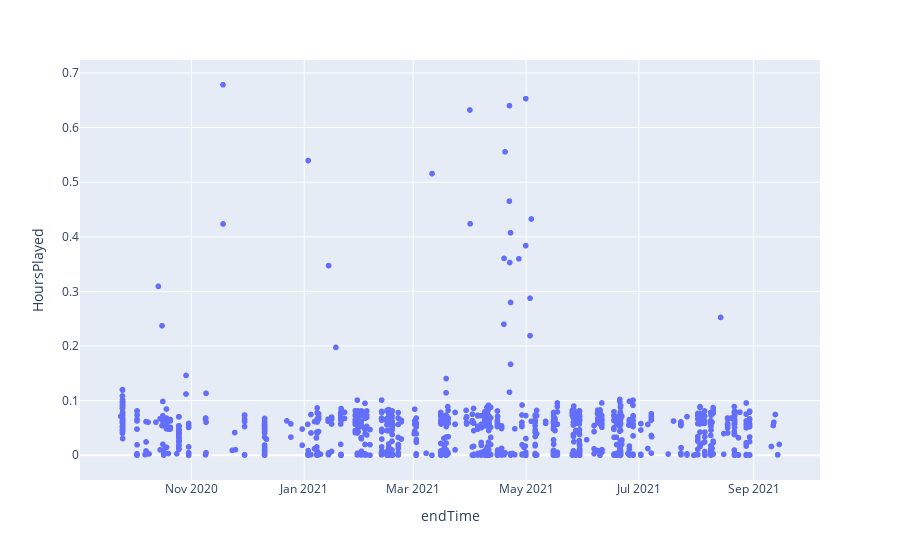

Notebook source saved alongside this figure:
### Code cell
fig = px.scatter(df_merged_copy, x = "endTime", y = "HoursPlayed")
fig.show()

### Figure 1 — Plotly figure (JSON) as saved in the notebook; plotly's stock layout.template omitted (floating-point values rounded to 4 significant figures; data arrays with more than 128 entries replaced by an {"elided": "..."} marker saying what was removed)
{"data": [{"hovertemplate": "endTime=%{x}<br>HoursPlayed=%{y}<extra></extra>", "legendgroup": "", "marker": {"color": "#636efa", "symbol": "circle"}, "mode": "markers", "name": "", "showlegend": false, "type": "scattergl", "x": {"elided": "1700 str values"}, "xaxis": "x", "y": {"elided": "1700 float values"}, "yaxis": "y"}], "layout": {"legend": {"tracegroupgap": 0}, "margin": {"t": 60}, "xaxis": {"anchor": "y", "domain": [0, 1], "title": {"text": "endTime"}}, "yaxis": {"anchor": "x", "domain": [0, 1], "title": {"text": "HoursPlayed"}}}}
